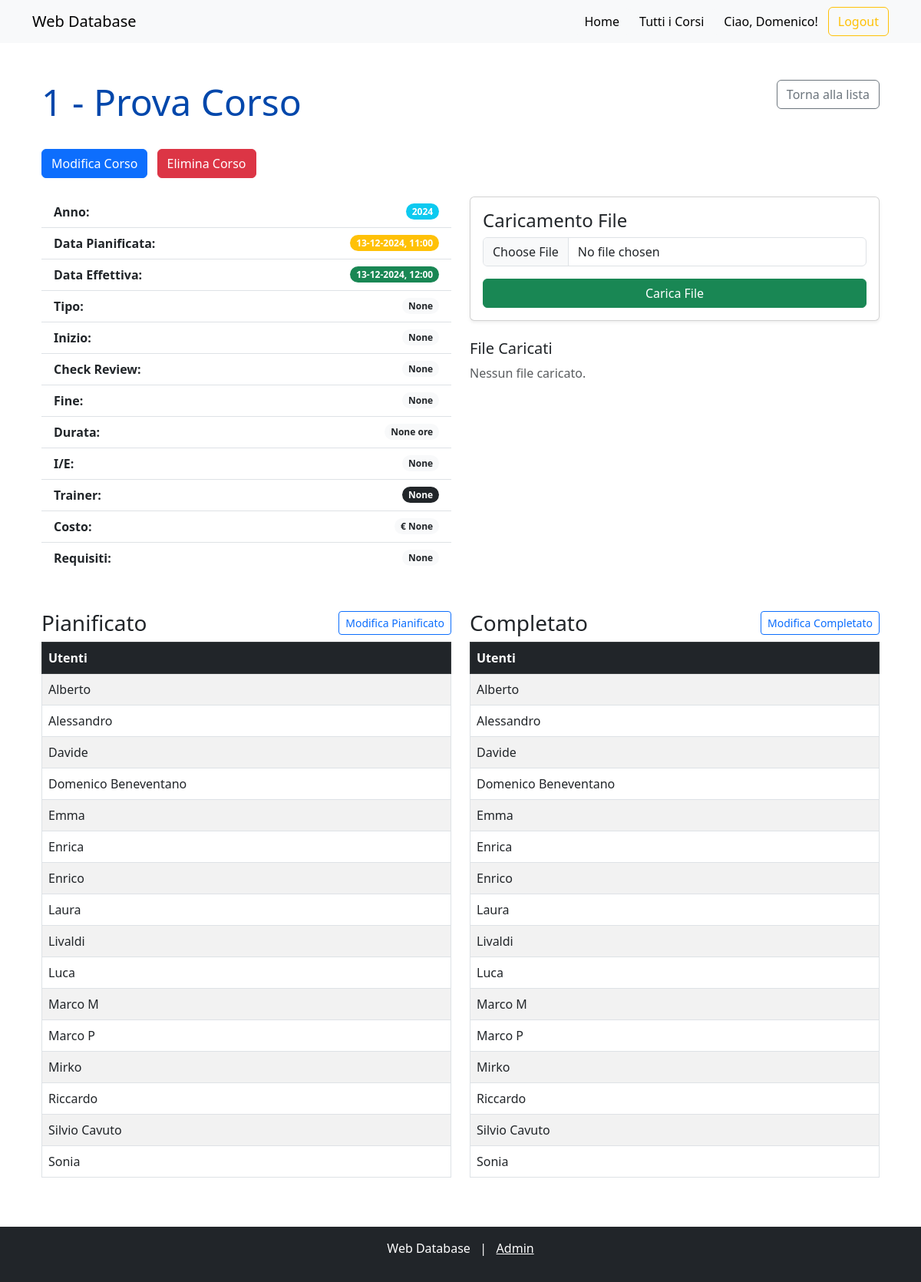
The page /coursedetail/314/ (signed in) on the database as committed earlier.
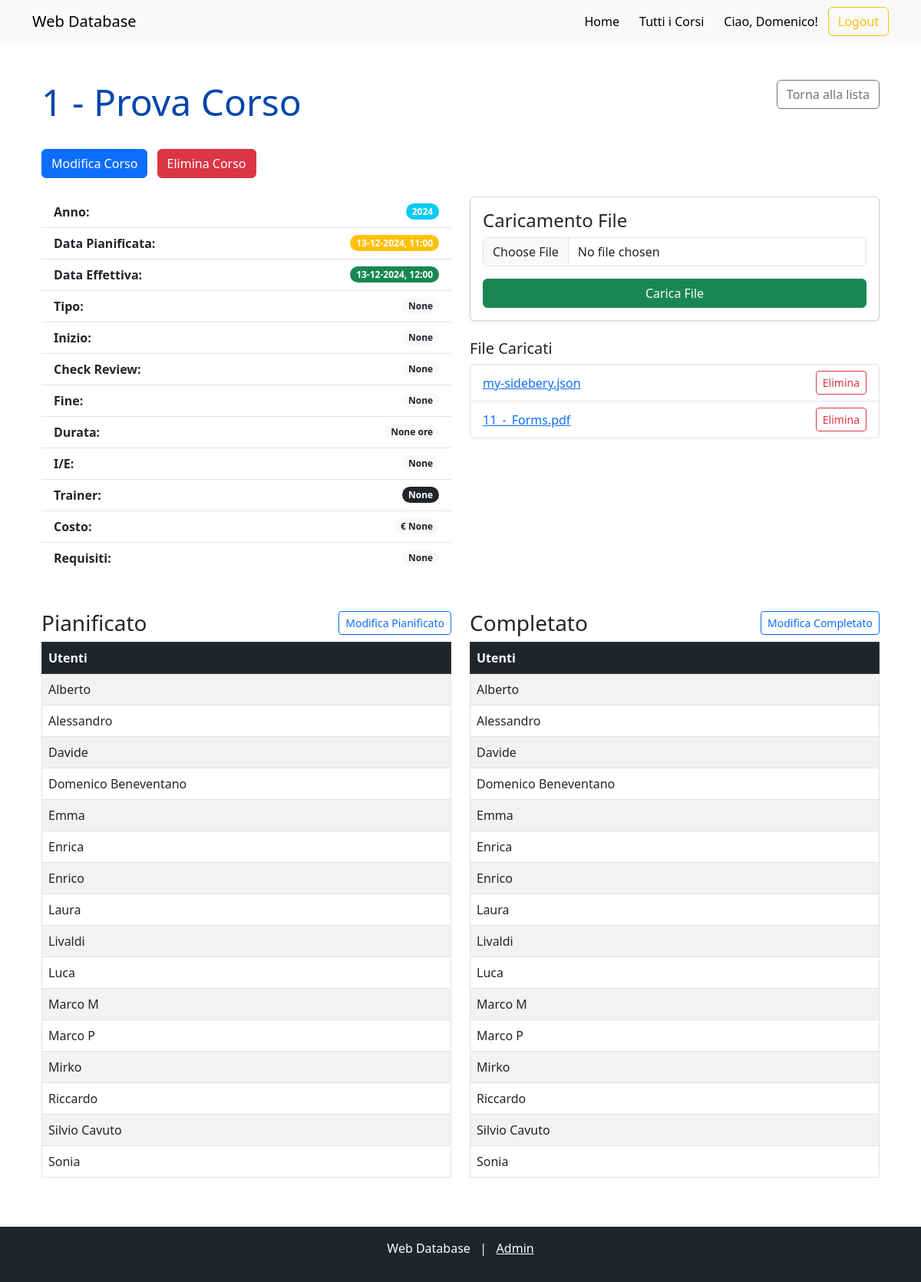
The same page on the database as committed later.
### web_app/models.py (models this page shows, shortened)
class CustomUser(AbstractUser):
    USER_TYPE_CHOICES = (
        ('person', 'Persona'),
        ('quality_manager', 'Quality Manager'),
    )
    user_type = models.CharField(max_length=20, choices=USER_TYPE_CHOICES)

class Course(models.Model):
    year = models.IntegerField(null=True, blank=True)
    course_n = models.CharField(max_length=255, null=True, blank=True)
    course_name = models.TextField(null=True, blank=True)
    planned_date = models.DateTimeField(null=True, blank=True)
    effective_date = models.DateTimeField(null=True, blank=True)
    type = models.CharField(max_length=255, null=True, blank=True)
    start = models.CharField(max_length=255, null=True, blank=True)
    check_review = models.CharField(max_length=255, null=True, blank=True)
    end = models.CharField(max_length=255, null=True, blank=True)
    duration = models.FloatField(null=True, blank=True)
    i_e = models.CharField(max_length=255, null=True, blank=True)
    trainer = models.CharField(max_length=255, null=True, blank=True)
    cost = models.FloatField(null=True, blank=True)
    requirement = models.CharField(max_length=255, null=True, blank=True)

class File(models.Model):
    file = models.FileField(upload_to='uploads/')
    uploaded_at = models.DateTimeField(auto_now_add=True)
    user = models.ForeignKey(settings.AUTH_USER_MODEL, on_delete=models.CASCADE, related_name='files_uploaded')
    course = models.ForeignKey(Course, on_delete=models.CASCADE, related_name='files_courses')

### web_app/views.py (the view)
# urls.py: path('coursedetail/<int:pk>/', views.course_detail, name='course_detail'),
def course_detail(request, pk):
    course = get_object_or_404(Course, pk=pk)
    files = File.objects.filter(user_id=request.user.id, course=pk).order_by('-uploaded_at')
    attendances = Attendance.objects.filter(course=course)
    pianificato = attendances.filter(state='planned').select_related('user')
    completato = attendances.filter(state='completed').select_related('user')
    context = {
        'course': course,
        'pianificato_users': [rel.user for rel in pianificato],
        'completato_users': [rel.user for rel in completato],
        'files': files,
    }
    return render(request, 'web_app/course_detail.html', context)

### web_app/templates/web_app/course_detail.html (shortened to what this page needs)
{% extends "base.html" %}
{% block content %}
    <div class="container">
        <div class="d-flex justify-content-between align-items-start mb-4">
            <div class="flex-grow-1" style="max-width: calc(100% - 150px);">
                <h3 class="font-weight-bold" style="white-space: normal; word-wrap: break-word; color: rgb(0, 71, 171); font-size: 3rem;">
                    {{ course.course_n }} - {{ course.course_name }}
                </h3>
            </div>
            <a href="{% url 'courses' %}" class="btn btn-outline-secondary">
                 Torna alla lista
            </a>
        </div>
        <div class="mb-4">
            <a href="{% url 'course_update' course.id %}" class="btn btn-primary me-2">
                 Modifica Corso
            </a>
            <a href="{% url 'course_delete' course.id %}" class="btn btn-danger">
                 Elimina Corso
            </a>
        </div>
    <div class="row mb-4">
    <div class="col-md-6">
        <ul class="list-group list-group-flush">
            <li class="list-group-item d-flex justify-content-between align-items-center">
                        <strong>Anno:</strong>
                        <span class="badge rounded-pill bg-info">{{ course.year }}</span>
                    </li>
                    <li class="list-group-item d-flex justify-content-between align-items-center">
                        <strong>Data Pianificata:</strong>
                        <span class="badge rounded-pill bg-warning">{{ course.planned_date|date:'d-m-Y, H:i' }}</span>
                    </li>
                    <li class="list-group-item d-flex justify-content-between align-items-center">
                        <strong>Data Effettiva:</strong>
                        <span class="badge rounded-pill bg-success">{{ course.effective_date|date:'d-m-Y, H:i' }}</span>
                    </li>
                    <li class="list-group-item d-flex justify-content-between align-items-center">
                        <strong>Tipo:</strong>
                        <span class="badge rounded-pill bg-light text-dark">{{ course.type }}</span>
                    </li>
                    <li class="list-group-item d-flex justify-content-between align-items-center">
                        <strong>Inizio:</strong>
                        <span class="badge rounded-pill bg-light text-dark">{{ course.start }}</span>
                    </li>
                    <li class="list-group-item d-flex justify-content-between align-items-center">
                        <strong>Check Review:</strong>
                        <span class="badge rounded-pill bg-light text-dark">{{ course.check_review }}</span>
                    </li>
                    <li class="list-group-item d-flex justify-content-between align-items-center">
                        <strong>Fine:</strong>
                        <span class="badge rounded-pill bg-light text-dark">{{ course.end }}</span>
                    </li>
                    <li class="list-group-item d-flex justify-content-between align-items-center">
                        <strong>Durata:</strong>
                        <span class="badge rounded-pill bg-light text-dark">{{ course.duration }} ore</span>
                    </li>
                    <li class="list-group-item d-flex justify-content-between align-items-center">
                        <strong>I/E:</strong>
                        <span class="badge rounded-pill bg-light text-dark">{{ course.i_e }}</span>
                    </li>
                    <li class="list-group-item d-flex justify-content-between align-items-center">
                        <strong>Trainer:</strong>
                        <span class="badge rounded-pill bg-dark">{{ course.trainer }}</span>
                    </li>
                    <li class="list-group-item d-flex justify-content-between align-items-center">
                        <strong>Costo:</strong>
                        <span class="badge rounded-pill bg-light text-dark">&euro; {{ course.cost }}</span>
                    </li>
                    <li class="list-group-item d-flex justify-content-between align-items-center">
                        <strong>Requisiti:</strong>
                        <span class="badge rounded-pill bg-light text-dark">{{ course.requirement }}</span>
                    </li>
        </ul>
    </div>
    <div class="col-md-6">
        <div class="card shadow-sm">
            <div class="card-body">
                <h4 class="card-title">Caricamento File</h4>
                <form method="post" enctype="multipart/form-data" action="{% url 'upload_file' course.id %}">
                    <div class="mb-3">
                        <input type="file" class="form-control" id="fileUpload" name="uploaded_file" required>
                    </div>
                    <button type="submit" class="btn btn-success w-100">
                         Carica File
                    </button>
                </form>
            </div>
        </div>
        <div class="mt-4">
            <h5>File Caricati</h5>
            {% if files %}
                <ul class="list-group">
                    {% for file in files %}
                        <li class="list-group-item d-flex justify-content-between align-items-center">
                            <div>
                                <a href="{{ file.file.url }}" target="_blank">{{ file.file.url|slice:"15:" }}</a>
                            </div>
                            <form method="post" action="{% url 'delete_file' course.id file.id %}" style="margin: 0;">
                                <button type="submit" class="btn btn-outline-danger btn-sm">
                                     Elimina
                                </button>
                            </form>
                        </li>
                    {% endfor %}
                </ul>
            {% else %}
                <p class="text-muted">Nessun file caricato.</p>
            {% endif %}
        </div>
    </div>
</div>
<br>
        <div class="row">
            <div class="col-md-6">
                <div class="d-flex justify-content-between align-items-center mb-2">
                    <h3 class="mb-0">Pianificato</h3>
                    <a href="{% url 'planned_update' course.id %}" class="btn btn-outline-primary btn-sm">
                         Modifica Pianificato
                    </a>
                </div>
                <div class="table-responsive">
                    <table class="table table-striped table-bordered table-hover">
                        <thead class="table-dark">
                            <tr>
                                <th>Utenti</th>
                            </tr>
                        </thead>
                        <tbody>
                            {% for user in pianificato_users %}
                            <tr>
                                <td>{{ user.first_name }} {{ user.last_name }}</td>
                            </tr>
                            {% empty %}
                            <tr>
                                <td>Nessun utente</td>
                            </tr>
                            {% endfor %}
                        </tbody>
                    </table>
                </div>
            </div>
            <div class="col-md-6">
                <div class="d-flex justify-content-between align-items-center mb-2">
                    <h3 class="mb-0">Completato</h3>
                    <a href="{% url 'completed_update' course.id %}" class="btn btn-outline-primary btn-sm">
                         Modifica Completato
                    </a>
                </div>
                <div class="table-responsive">
                    <table class="table table-striped table-bordered table-hover">
                        <thead class="table-dark">
                            <tr>
                                <th>Utenti</th>
                            </tr>
                        </thead>
                        <tbody>
                            {% for user in completato_users %}
                            <tr>
                                <td>{{ user.first_name }} {{ user.last_name }}</td>
                            </tr>
                            {% empty %}
                            <tr>
                                <td>Nessun utente</td>
                            </tr>
                            {% endfor %}
                        </tbody>
                    </table>
                </div>
            </div>
        </div>
    </div>
{% endblock %}

### templates/base.html (shortened to what this page needs)
<!DOCTYPE html>
<html lang="it">
<head>
    <link href="https://cdn.jsdelivr.net/npm/bootstrap@5.3.0/dist/css/bootstrap.min.css" rel="stylesheet">
    <link rel="stylesheet" href="https://cdn.jsdelivr.net/npm/flatpickr/dist/themes/airbnb.css">
</head>
<body class="d-flex flex-column min-vh-100">
    <nav class="navbar navbar-expand-lg navbar-light bg-light">
        <div class="container">
            <a class="navbar-brand" href="{% url 'home' %}">Web Database</a>
            <div class="collapse navbar-collapse" id="navbarNav">
                <ul class="navbar-nav ms-auto">
                    <li class="nav-item">
                        <a class="btn btn-light" href="{% url 'home' %}">Home</a>
                    </li>
                    <li class="nav-item">
                        <a class="btn btn-light" href="{% url 'courses' %}">Tutti i Corsi</a>
                    </li>
                    {% if user.is_authenticated %}
                        <li class="nav-item">
                            <a class="btn btn-light" href="{% url 'user_detail' user.id %}">Ciao, {{ user.first_name }}!</a>
                        </li>
                        <li class="nav-item">
                            <form method="POST" action="{% url 'logout' %}"> {% csrf_token %}
                                <button type="submit" class="btn btn-outline-warning">Logout</button>
                            </form>
                        </li>
                    {% endif %}
                </ul>
            </div>
        </div>
    </nav>
    <main class="container my-5 flex-grow-1">
        {% block content %}
        {% endblock %}
    </main>
    <footer class="bg-dark text-white text-center py-3 mt-auto">
        <p>Web Database &nbsp; | &nbsp; <a href="http://localhost:8000/admin/" class="text-white">Admin</a></p>
    </footer>
</body>
</html>

### templates/base.html (style rules this page uses)
html, body { height: 100%; }

Rows that differ between the two databases and show on the page:
added File: file "my-sidebery.json"
added File: file "11_-_Forms.pdf"
Other text that changed with them:
text no longer shown: "Nessun file caricato."
